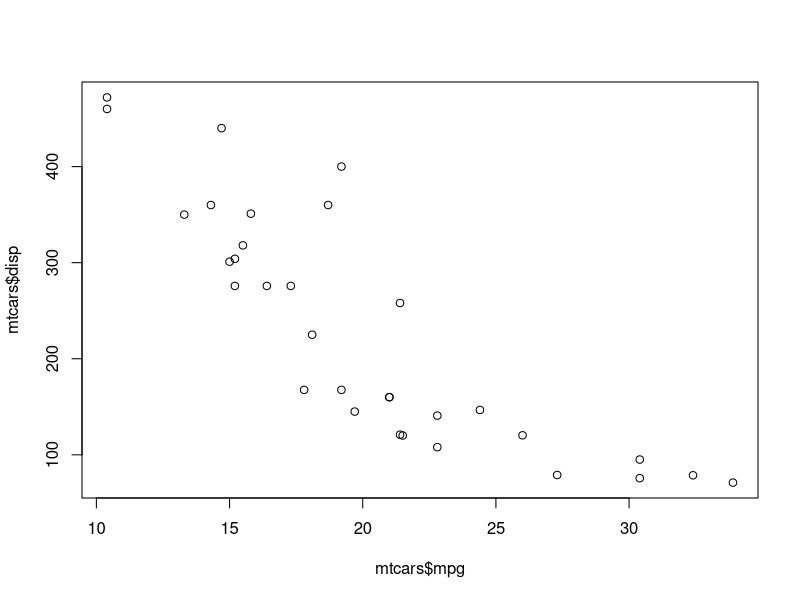
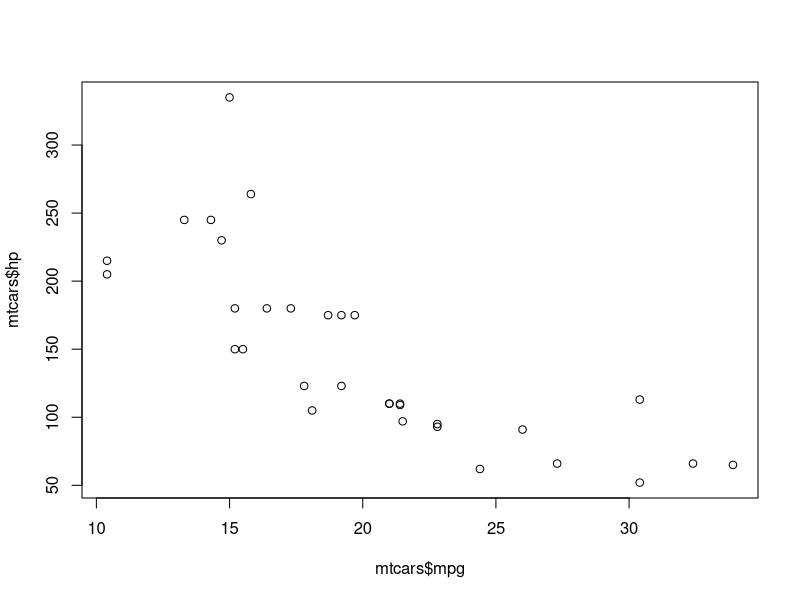
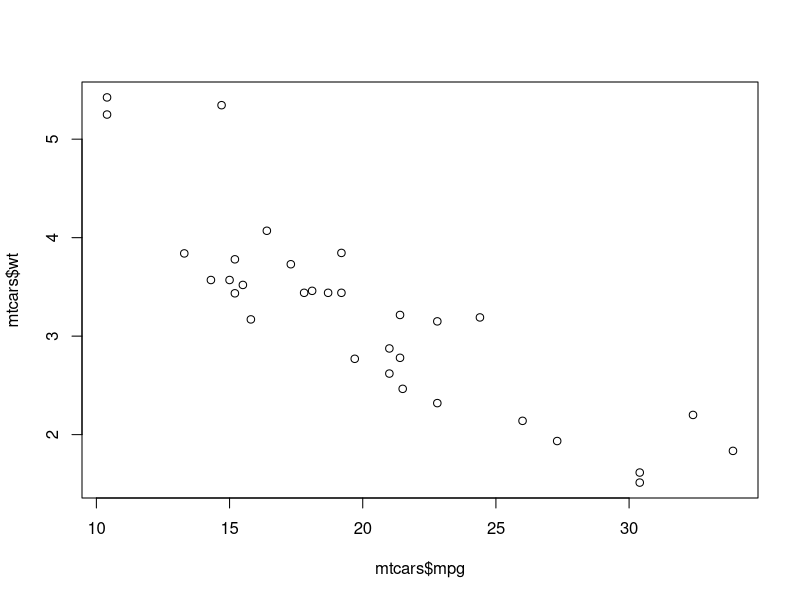
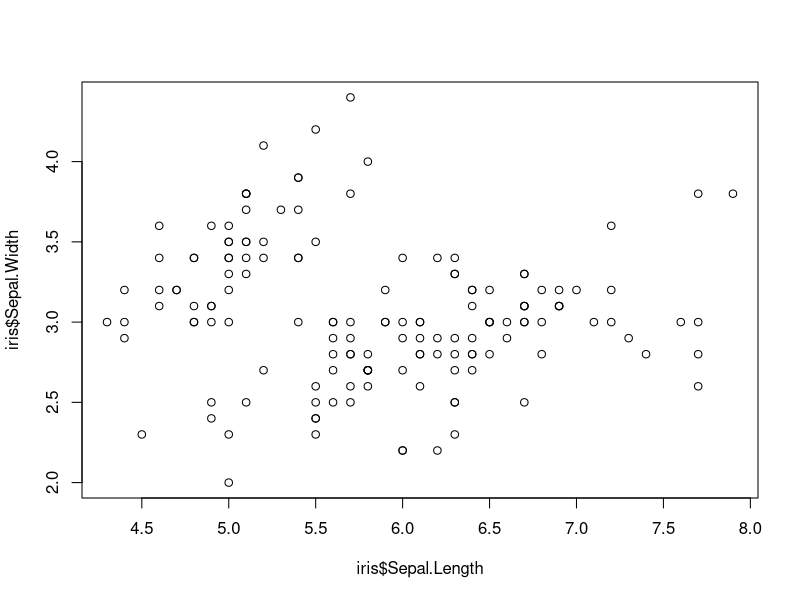
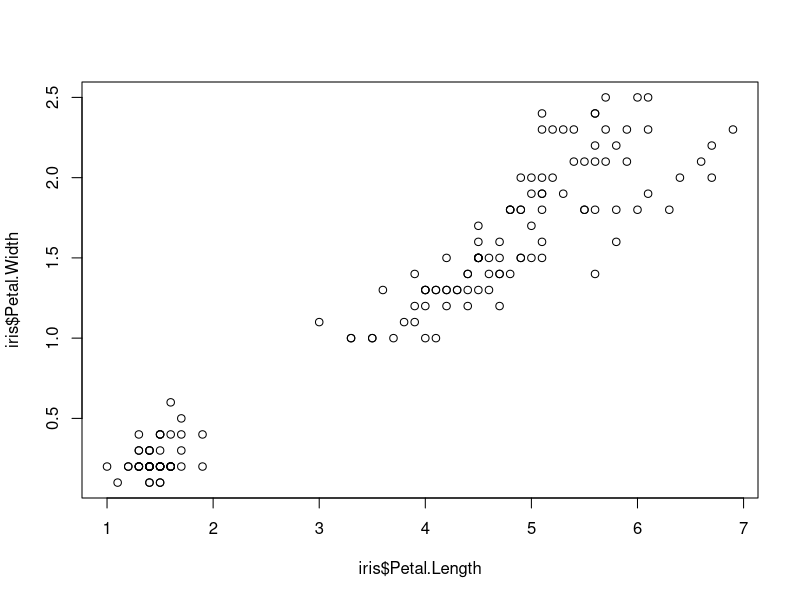

The R source for these figures, in order:
## ---- chunk 1
knitr::opts_chunk$set(fig.width = 6, out.width = "100%", fig.asp = 0.65)

local({
  default_hook <- knitr::knit_hooks$get("plot")
  
  knitr::knit_hooks$set(plot = function(x, options) {
    # Used to convert R plots to LaTeX or Md
    default_output <- default_hook(x, options)
    
    # Lack of 'only' option? Change nothing
    if (is.null(options$only)) return(default_output)
    
    # Otherwise, add in '\only<i>{ ... }'
    stopifnot("'Only' should be numeric" = is.numeric(options$only))
    return(sprintf("\\only<%i>{%s}", options$only, default_output))
  })
})
## ---- chunk 2
plot(mtcars$mpg, mtcars$disp)
## ---- chunk 3
plot(mtcars$mpg, mtcars$hp)
## ---- chunk 4
plot(mtcars$mpg, mtcars$wt)
## ---- chunk 5
plot(iris$Sepal.Length, iris$Sepal.Width)
## ---- chunk 6
plot(iris$Petal.Length, iris$Petal.Width)
